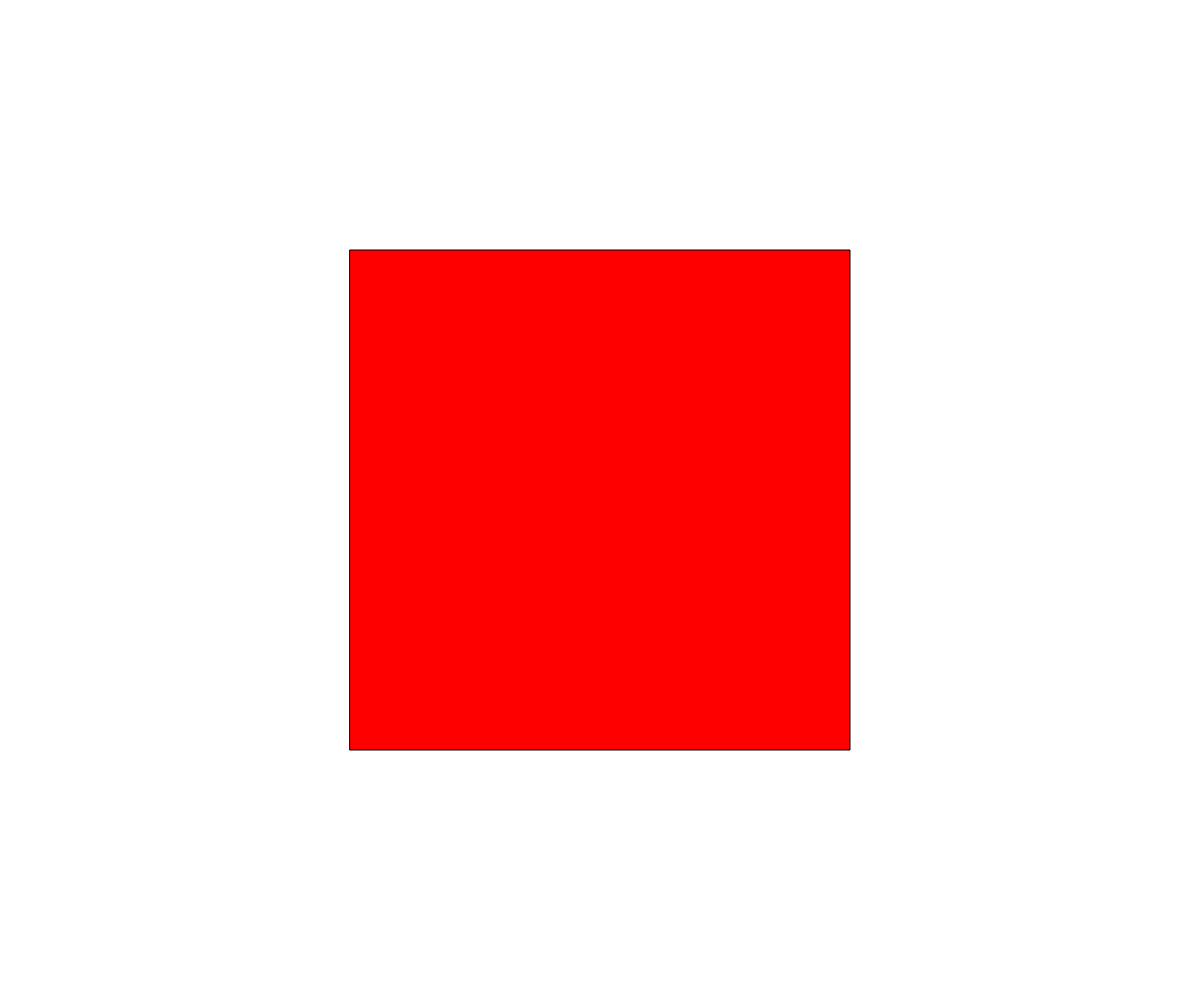
Frame 1 (no input)
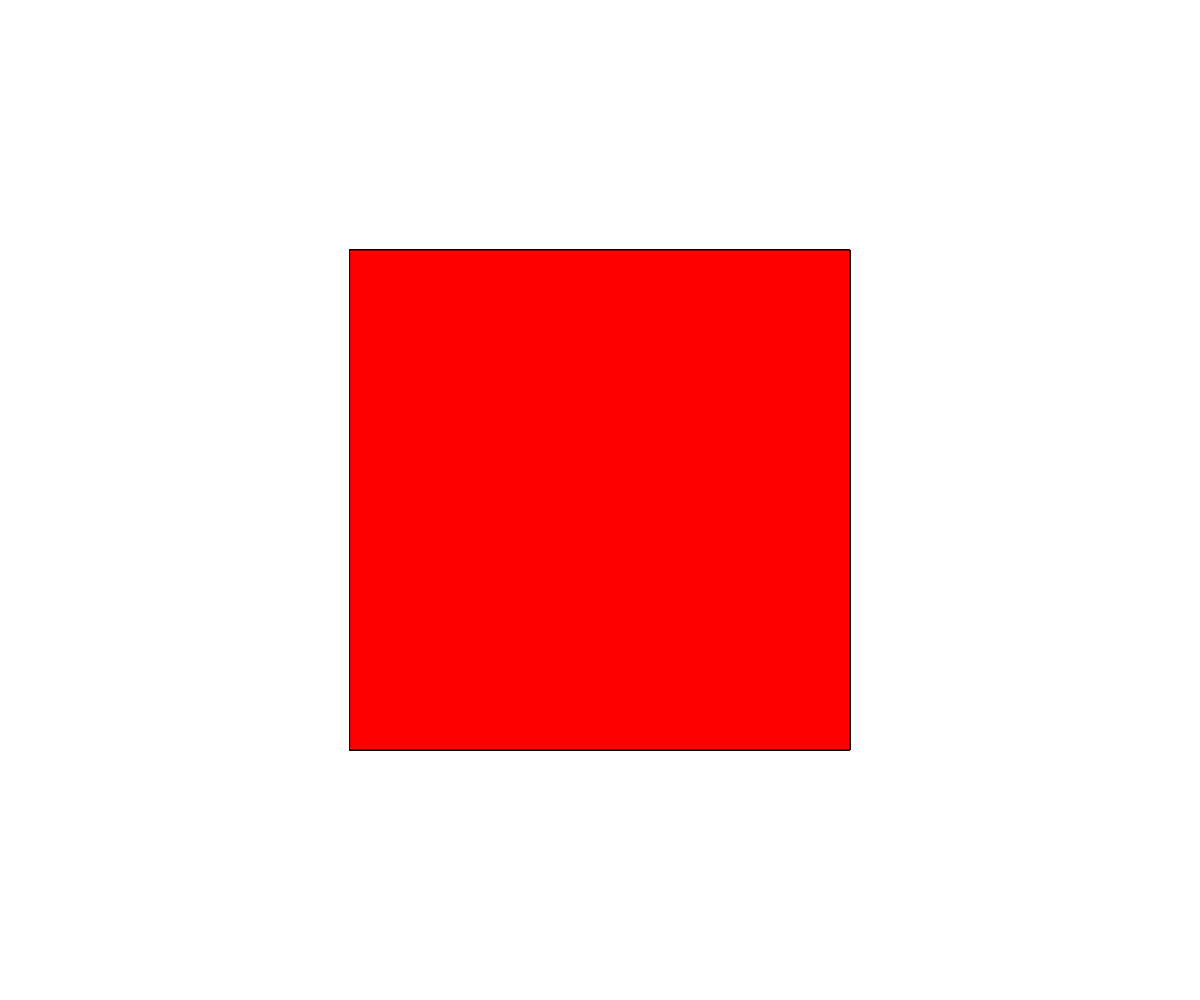
Frame 60 (no input)
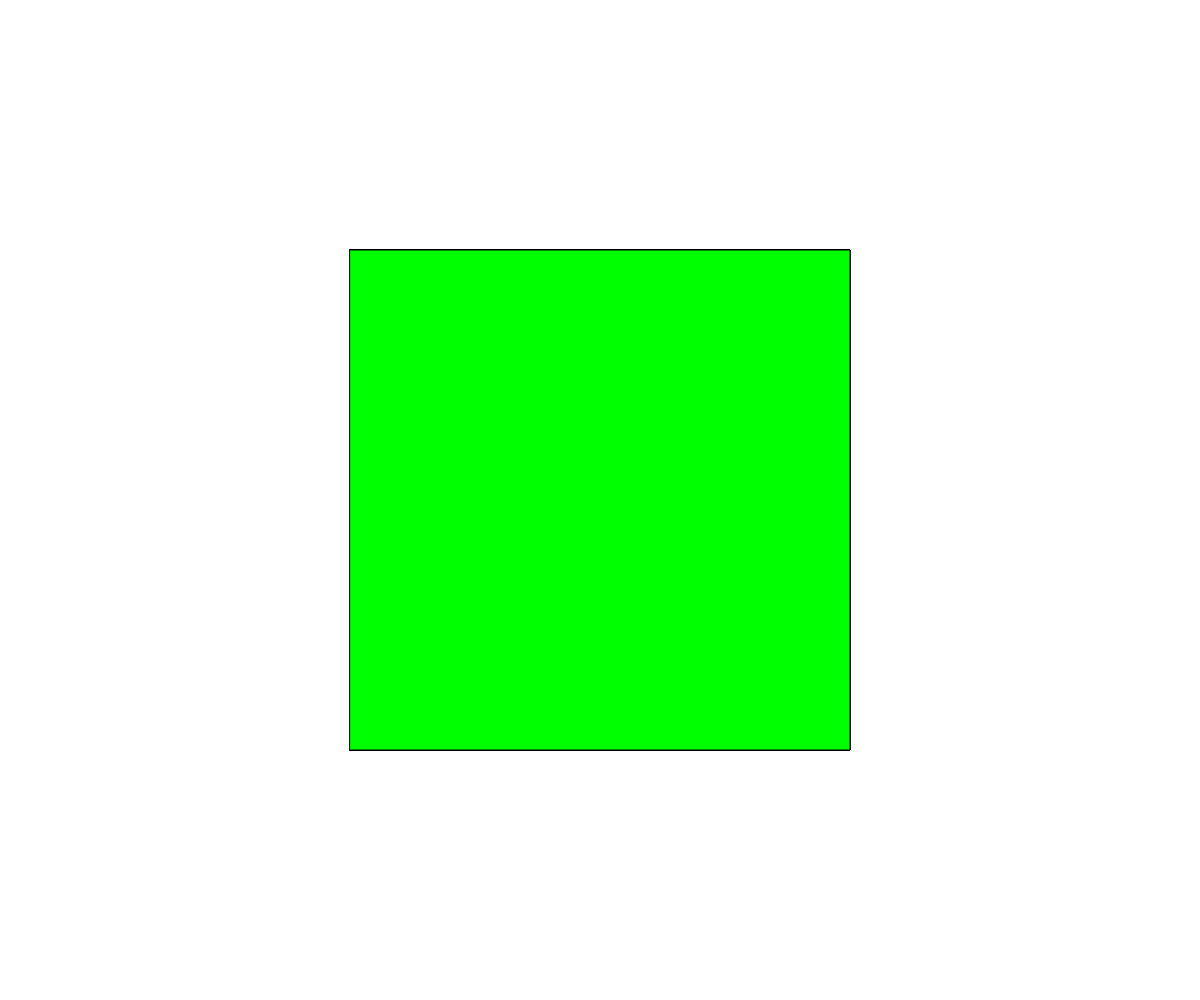
Frame 120 (the mouse pressed at the canvas centre since frame 60)

The p5.js sketch that drew these frames (run headless with seeded random() and noise() and a simulated clock; from frame 60 on, the mouse is pressed at the canvas centre):

// p5.js sketch
// ── sketch.js


var x, y, t;
function setup() 
{
  createCanvas (windowWidth, windowHeight);
}


function draw() 
{
  x = width/2;
  y = height/2;
  t = height/2;

  if ( mouseX>=x-(t/2) && mouseX<=x+(t/2) && mouseY>=y-(t/2) && mouseY<=y+(t/2) && mouseIsPressed === true ) 
  {
    fill (0,255,0);
  }

  else
  {
    fill (255, 0, 0);
  }

  rectMode (CENTER);
  rect (x, y, t, t);
}


function windowResized() 
{
  resizeCanvas (windowWidth, windowHeight);
}
